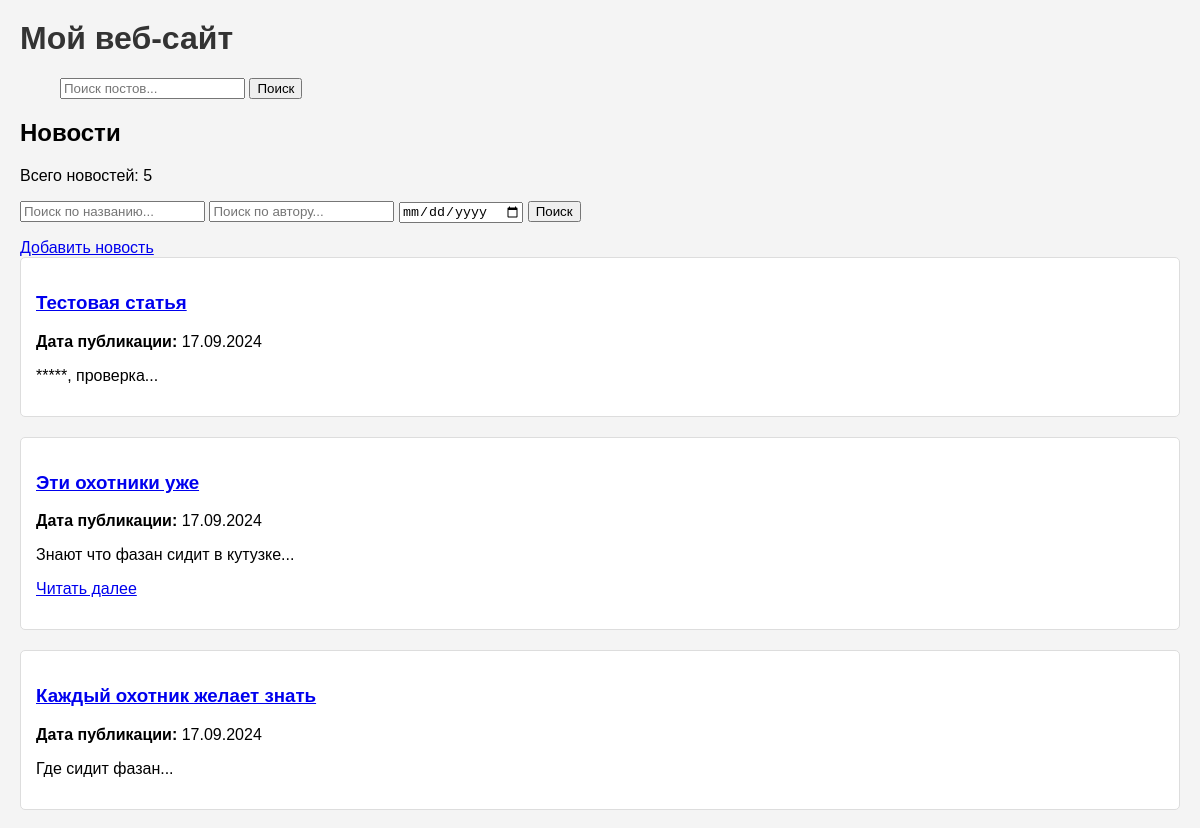
The page /news/ (upper part) on the database as committed earlier.
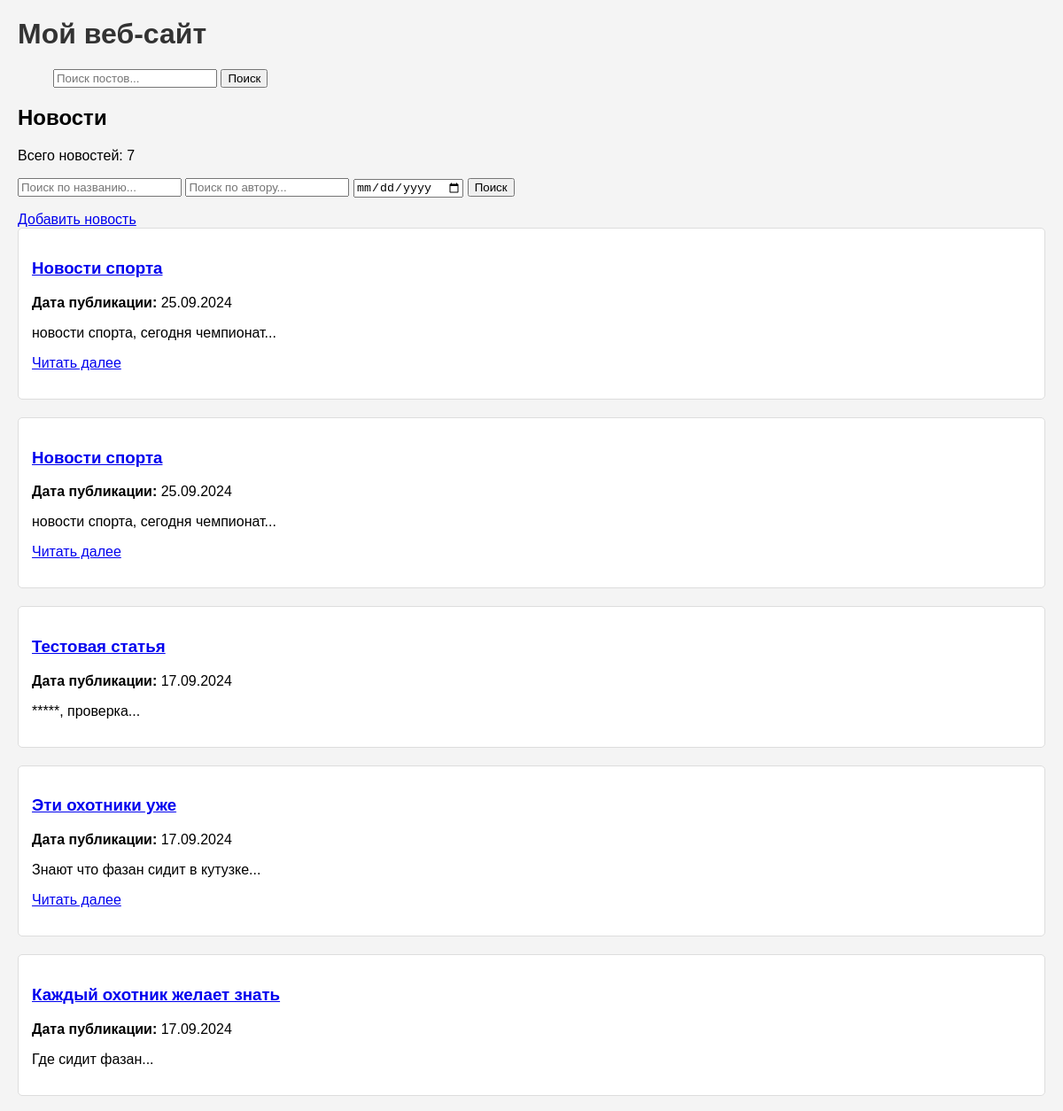
The same page on the database as committed later.
### news/models.py (models this page shows, shortened)
class Post(models.Model):
    ARTICLE = 'AR'
    NEWS = 'NW'
    POST_TYPE_CHOICES = [
        (ARTICLE, 'Статья'),
        (NEWS, 'Новость'),
    ]
    author = models.ForeignKey(Author, on_delete=models.CASCADE)
    post_type = models.CharField(max_length=2, choices=POST_TYPE_CHOICES)
    created_at = models.DateTimeField(auto_now_add=True)
    categories = models.ManyToManyField(Category, through='PostCategory')
    title = models.CharField(max_length=200)
    content = models.TextField()
    rating = models.FloatField(default=0)
    def preview(self):
        return self.content[:124] + '...' if len(self.content) > 124 else self.content

### news/views.py (the view)
# urls.py: path('', NewsListView.as_view(), name='news_list'), # Общий список новостей
class NewsListView(ListView):
    model = Post
    template_name = 'news/news_list.html' # Путь к шаблону
    context_object_name = 'posts' # Имя переменной которая будет использоваться в шаблоне
    ordering = ['-created_at'] # Сортировка от новых к старым
    paginate_by = 10 # Укажите кол-во постов на 1 странице
    def get_context_data(self, **kwargs):
        context = super().get_context_data(**kwargs)
        context['post_count'] = self.get_queryset().count # Кол-во постов
        context['year'] = timezone.now().year # Текущий год
        return context

### news/templatetags/custom_filter.py (called while the page is built)
@register.filter(name='censor')
def censor(value):
      bad_words = BadWord.objects.values_list('word', flat=True)
      for word in bad_words:
         value = value.replace(word, '*' * len(word))
      return value

### news/templates/news/news_list.html (shortened to what this page needs)
{% extends "default.html" %}
{% load custom_filter %}
{% block content %}
    <h2>Новости</h2>
    </p>Всего новостей: {{post_count }}</p>
    <form action="{% url 'news:search' %}" method="get">
        <input type="text" name="title" placeholder="Поиск по названию...">
        <input type="text" name="author" placeholder="Поиск по автору...">
        <input type="date" name="created_at">
        <button type="submit">Поиск</button>
    </form>
    <a href="{% url 'news:post_create' %}">Добавить новость</a>
    {% for post in posts %}
        <article>
            <h3><a href="{% url 'news:post_detail' post.id %}">{{ post.title|censor }}</a></h3>
            <p><strong>Дата публикации:</strong> {{ post.created_at|date:"d.m.Y" }}</p>
            <p>{{ post.preview|truncatewords:20|censor }}...</p>
            {% if post.content|length > 30 %}
                <p><a href="{% url 'news:post_detail' post.id %}">Читать далее</a></p>
            {% endif %}
        </article>
    {% empty %}
        <p>Нет новостей.</p>
    {% endfor %}
{% endblock content%}

Rows that differ between the two databases and show on the page:
added Post: title|censor "Новости спорта", created_at "25.09.2024", preview|censor "новости спорта, сегодня чемпионат", shows "Читать далее"
added Post: title|censor "Новости спорта", created_at "25.09.2024", preview|censor "новости спорта, сегодня чемпионат", shows "Читать далее"
Other text that changed with them:
{{ post_count }}: "5" → "7"
